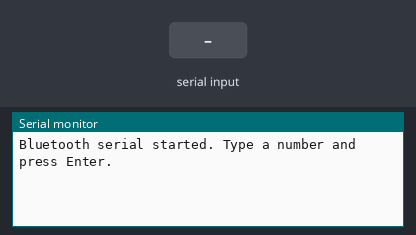
Simulated run of this sketch. Board: Arduino Uno, built with avr-gcc and run on an emulated ATmega328P. Parts: the last lines printed to the serial monitor. The test bench sets the inputs (shaded band).

Above: at 1.2 s.
1.3 s: "1\n" received over the second serial link
At 1.8 s:
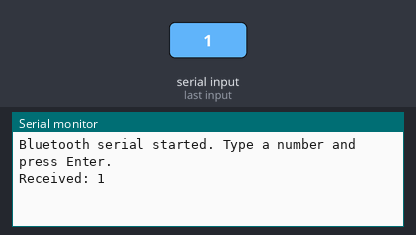
2.8 s: "0\n" received over the second serial link
At 4.2 s:
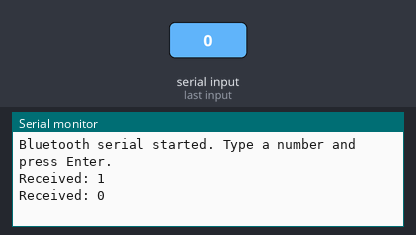

The sketch:

bluetooth_test.ino
```cpp
#include <SoftwareSerial.h>

SoftwareSerial BTSerial(2, 3); // RX, TX (Change these pins if needed)

String removeSpaces(String str) {
  str.trim(); // Remove leading or trailing spaces
  String cleaned = "";
  for (int i = 0; i < str.length(); i++) {
    if (str[i] != ' ') {
      cleaned += str[i];
    }
  }
  return cleaned;
}

void setup() {
  Serial.begin(9600);         // Start hardware serial communication for debugging
  BTSerial.begin(9600);       // Start Bluetooth serial communication
  Serial.println("Bluetooth serial started. Type a number and press Enter.");
}

void loop() {
  if (BTSerial.available()) {           // Check if Bluetooth has data
    String data = BTSerial.readStringUntil('\n'); // Read until newline
    data = removeSpaces(data);          // Remove spaces
    Serial.print("Received: ");         // Print to the Arduino Serial Monitor
    Serial.println(data);               // Show the received data
    BTSerial.print("Received: ");       // Send the same data back via Bluetooth
    BTSerial.println(data);             // Send the same data back via Bluetooth
  }

  if (Serial.available()) {             // Check if there's data from the Serial Monitor
    String data = Serial.readStringUntil('\n'); // Read until newline
    data = removeSpaces(data);          // Remove spaces
    BTSerial.println(data);             // Send to Bluetooth
  }
}
```

Measured:
- after the input at 1.3 s, the serial monitor: prints a new line at once (image 1)
- after the input at 2.8 s, the serial monitor: prints a new line at once (image 2)
